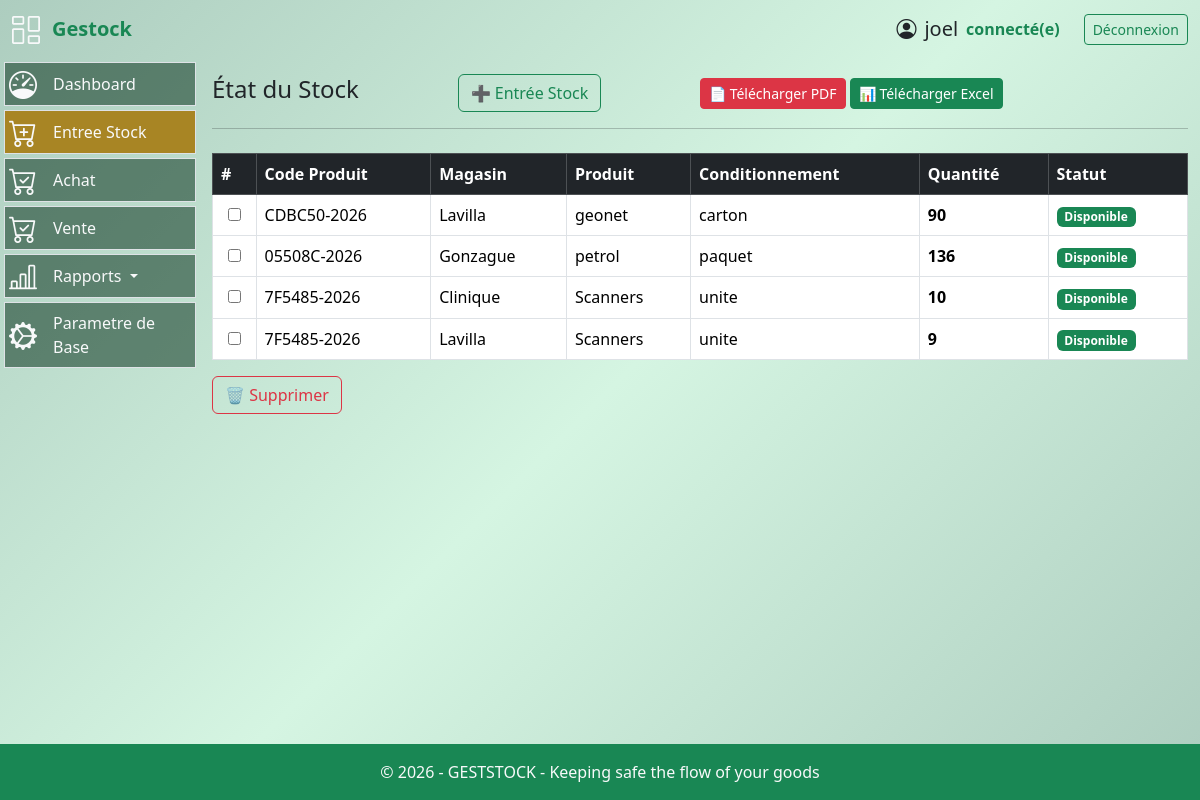
/stock (signed in), run on an earlier commit of the app's database.
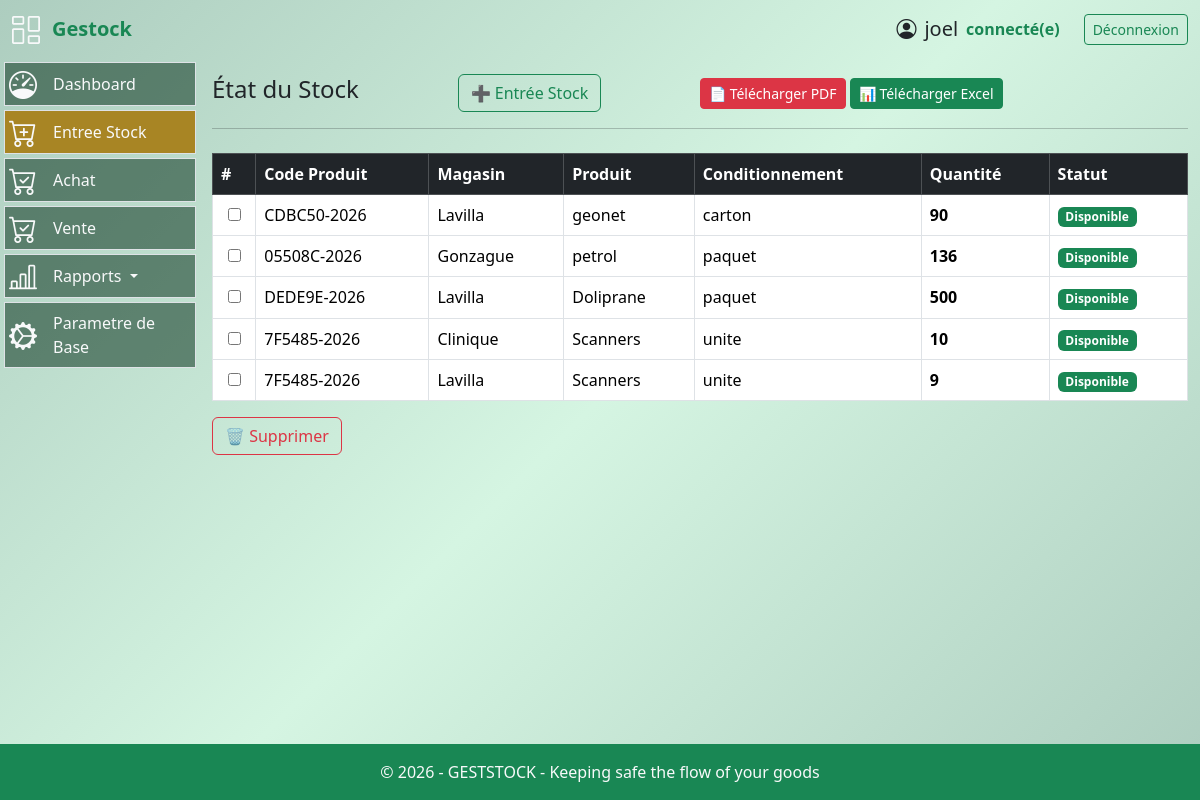
And on a later commit of the database.
### models.py (models this page shows, shortened)
class User(UserMixin, db.Model):
  id = db.Column(db.Integer, primary_key=True)
  username = db.Column(db.String(64), index=True, nullable=False)
  email = db.Column(db.String(120), unique=True, nullable=False)
  password_hash = db.Column(db.String(256))
  role = db.Column(db.String(20), nullable=False, default='operateur')
  joined_at = db.Column(db.DateTime(), default = datetime.now(timezone.utc), index = True)
  must_change_password = db.Column(db.Boolean, default=False)
  __table_args__ = (
      db.UniqueConstraint('email', name='uq_user_email'),
  )

class Stock(db.Model):
    id = db.Column(db.Integer, primary_key=True)
    produit_id = db.Column(
        db.Integer,
        db.ForeignKey("produit.id"),
        nullable=False
    )
    numero_lot = db.Column(db.String(120), nullable=False)
    quantite = db.Column(db.Integer, nullable=False, default=0)
    seuil_alerte = db.Column(db.Integer, default=5)
    date_creation = db.Column(db.DateTime(), default = datetime.now(timezone.utc), index = True)
    type_conditionnement = db.Column(
    db.Enum(
        TypeConditionnement,
        values_callable=lambda x: [e.value for e in x],
        name="typeconditionnement"
    ),
    nullable=False  # a remplacer par False apres render ok
    )
    magasin_id = db.Column(db.Integer, db.ForeignKey("magasin.id"), nullable=False)
    __table_args__ = (
    db.UniqueConstraint("produit_id", "magasin_id", "type_conditionnement", name="uix_stock_unique"),
)

class Produit(db.Model):
  id = db.Column(db.Integer, primary_key=True)
  nom_produit = db.Column(db.String(128), nullable=False,index=True)
  code_produit = db.Column(db.String(256), nullable=False, unique=True)
  description = db.Column(db.String(256), nullable=False)
  image = db.Column(db.String(255), nullable=True)
  stocks = db.relationship("Stock", backref="produit", lazy=True)
  lignes_bon = db.relationship(
    "LigneBonCommande",
    back_populates="produit",
    cascade="all, delete-orphan"
)

class Magasin(db.Model):
    id = db.Column(db.Integer, primary_key=True)
    nom = db.Column(db.String(120), unique=True, nullable=False)
    stocks = db.relationship("Stock", backref="magasin", lazy=True)

### routes.py (the view)
@app.route("/stock", methods=["GET"])
@login_required
def etat_stock():
    produits_all = Produit.query.order_by(Produit.nom_produit).all()
    magasins = Magasin.query.order_by(Magasin.nom).all()
    stocks = (
        Stock.query
        .join(Produit)
        .filter(Stock.quantite > 0)
        .order_by(Stock.numero_lot)
        .all()
    )
    return render_template(
        "ajout_stock.html",   # ta page unique
        stocks=stocks,
        produits_all=produits_all,
        magasins=magasins
    )

### routes.py (called while the page is built)
@app.after_request
def disable_cache(response):
    response.headers["Cache-Control"] = "no-store, no-cache, must-revalidate, private"
    response.headers["Pragma"] = "no-cache"
    response.headers["Expires"] = "0"
    return response

@login_manager.user_loader
def load_user(user_id):
    return User.query.get(int(user_id))

@app.context_processor
def utility_processor():
    def is_active(prefix):
        return request.endpoint and prefix in request.endpoint
    return dict(is_active=is_active)

### templates/ajout_stock.html (shortened to what this page needs)
{% extends "base.html" %}
{% block content %}
<div class="py-3">
  <div class="col-12 d-flex justify-content-between align-items-center">
    <h4>État du Stock</h4>
    <button class="btn btn-outline-success"
            data-bs-toggle="modal"
            data-bs-target="#addAchatModal">
      ➕ Entrée Stock
    </button>
    <div class="col-6">
      <a href="{{ url_for('etat_stock_pdf') }}" class="btn btn-danger btn-sm" target="_blank">
      📄 Télécharger PDF
      </a>
      <a href="{{ url_for('etat_stock_excel') }}" class="btn btn-success btn-sm">
          📊 Télécharger Excel
      </a>
    </div>
  </div>
  <hr>
  {% if stocks %}
  <form action="{{ url_for('delete_lot') }}" method="post">
    <div class="table-responsive" style="max-height: 330px; overflow-y: auto;">
      <table class="table w-100 caption-top table-bordered px-1 align-middle table-responsive my-2">
        <thead class="table-dark">
          <tr>
            <th>#</th>
            <th>Code Produit</th>
            <th>Magasin</th>
            <th>Produit</th>
            <th>Conditionnement</th>
            <th>Quantité</th>
            <th>Statut</th>
          </tr>
        </thead>
        <tbody>
        {% for s in stocks %}
          <tr class="stock-row"
              data-id="{{ s.id }}"
              data-magasin="{{ s.magasin.id }}"
              data-produit="{{ s.produit.id }}"
              data-quantite="{{ s.quantite }}"
              data-conditionnement="{{ s.type_conditionnement.value }}"
              style="cursor:pointer">
            <td class="text-center align-middle">
              <input type="checkbox"
                     name="stock_ids[]"
                     value="{{ s.id }}">
            </td>
            <td>{{ s.produit.code_produit }}</td>
            <td>{{ s.magasin.nom }}</td>
            <td>{{ s.produit.nom_produit }}</td>
            <td>{{ s.type_conditionnement.value }}</td>
            <td class="fw-bold">{{ s.quantite }}</td>
            <td>
              {% if s.quantite == 0 %}
                <span class="badge bg-danger">Rupture</span>
              {% elif s.quantite < s.seuil_alerte %}
                <span class="badge bg-warning text-dark">Faible</span>
              {% else %}
                <span class="badge bg-success">Disponible</span>
              {% endif %}
            </td>
          </tr>
        {% endfor %}
        </tbody>
      </table>
    </div>
    <button type="submit"
            class="btn btn-outline-danger mt-2"
            onclick="return confirm('Supprimer les éléments sélectionnés ?')">
      🗑 Supprimer
    </button>
  </form>
  {% else %}
    <div class="alert alert-warning text-center mt-3">
      Aucun produit en stock pour le moment.
    </div>
  {% endif %}
</div>
{% endblock %}

### templates/base.html (shortened to what this page needs)
<!DOCTYPE html>
<html lang="fr">
<head>
    <link rel="stylesheet" href="/static/style/styles.css">
    <link rel="stylesheet" href="{{ url_for('static', filename='css/bootstrap.min.css') }}">
    <link rel="stylesheet" href="{{ url_for('static', filename='style/styles.css') }}">
    <link rel="stylesheet" href="https://cdn.jsdelivr.net/npm/bootstrap-icons@1.11.3/font/bootstrap-icons.css">
</head>
<body class="d-flex flex-column min-vh-100 bg-gradient-success">
    <header class="container-fluid py-2">
        <div class="row align-items-between">
            <div class="col-2 gap-2 d-flex align-items-center">
                    <i class="bi bi-columns-gap text-light fs-3"></i>
                <span class="fs-5 px-1 fw-semibold text-success">
                    Gestock
                </span>
            </div>
            <div class="col-10 d-flex gap-4 justify-content-end align-items-center">
                {% if current_user.is_authenticated %}
                    <div class="d-flex justify-content-end align-items-center ">
                        <span class="fs-5 d-flex justify-content-end mx-2 align-items-center">
                            <i class="bi bi-person-circle fs-5 mx-2"></i>
                            {{ current_user.username }}
                        </span>
                        <span class="fs-6 fw-semibold text-success">connecté(e)</span>
                    </div>
                    <div>
                        <a href="{{ url_for('logout') }}" class="btn btn-sm btn-outline-success">
                            Déconnexion
                        </a>
                    </div>
                {% endif %}
            </div>
        </div>
    </header>
    <main class="container-fluid flex-fill">
            <div class="row">
                {% if current_user.is_authenticated %}
                {% if request.path.startswith('/gestion_materiel') %}
                <nav class="col-3 col-md-2 p-1">
                            {% set active_pages = ['paiement', 'produit', 'client', 'dashboard', 'transaction', 'facture', 'stock', 'user'] %}
                        <ul class="nav flex-column gap-1">
                            {% if current_user.role in ["admin","operateur"] %}
                            <li class="nav-item  px-1  {{ 'active bg-nav2' if is_active('client') else '' }}
                                bg-nav-hover bg-nav border d-flex flex-fill justify-content-start align-items-center">
                                <i class="bi bi-person-standing text-light fs-3"></i>
                                <a class="nav-link active text-light" href="{{ url_for('client') }}">Gestion Clients</a>
                            </li>
                            <li class="{{ 'active bg-nav2' if is_active('produit') else '' }} nav-item bg-nav-hover bg-nav px-1 border d-flex flex-fill justify-content-start align-items-center">
                                <i class="bi bi-bag-fill text-light fs-3"></i>
                                <a class="nav-link text-light" href="{{url_for('produit')}}">Gestion Produits</a>
                            </li>
                            <li class="{{ 'active bg-nav2' if is_active('liste_vendeurs') else '' }} nav-item bg-nav-hover bg-nav px-1 border d-flex flex-fill justify-content-start align-items-center">
                                <i class="bi bi-bag-fill text-light fs-3"></i>
                                <a class="nav-link text-light" href="{{url_for('liste_vendeurs')}}">Gestion Vendeurs</a>
                            </li>
                            {% endif %}
                            {% if current_user.role == "admin" %}
                            <li class="{{ 'bg-nav2' if is_active('compagnie') else '' }} nav-item bg-nav-hover bg-nav px-1 border d-flex flex-fill justify-content-start align-items-center">
                                <i class="bi bi-building fs-3 text-light"></i>
                                <a class="nav-link text-light" href="{{url_for('compagnie')}}">Ma Compagnie</a>
                            </li>
                            <li class="{{ 'bg-nav2' if is_active('user') else '' }} nav-item bg-nav-hover bg-nav px-1 border d-flex flex-fill justify-content-start align-items-center">
                                <i class="bi bi-people fs-3 text-light"></i>
                                <a class="nav-link text-light" href="{{url_for('user')}}">Gestion Utilisateurs</a>
                            </li>
                            {% endif %}
                            {% if current_user.role in ["admin","operateur"] %}
                            <li class="nav-item bg-nav-hover bg-nav px-1 border d-flex flex-fill justify-content-start align-items-center">
                                <i class="bi bi-arrow-left-square-fill text-light fs-3"></i>
                                {% if current_user.role == "admin" %}
                                <a class="nav-link text-light"  href="{{url_for('dashboard')}}">Retour</a>
                                {% else %}
                                <a class="nav-link text-light"  href="{{url_for('etat_stock')}}">Retour</a>
                                {% endif %}
                            </li>
                            {% endif %}
                        </ul>
                    </nav>
                    {% else %}
                    <nav class="col-3 col-md-2 p-1">
                        <ul class="nav flex-column gap-1">
                            {% if current_user.role == "admin" %}
                            <li class=" {{ 'bg-nav2' if is_active('dashboard') else '' }} nav-item bg-nav-hover bg-nav px-1 border d-flex flex-fill justify-content-start align-items-center">
                                <i class="bi bi-speedometer text-light fs-3"></i>
                                <a class="nav-link active text-light" href="{{ url_for('dashboard') }}">Dashboard</a>
                            </li>
                            {% endif %}
                            {% if current_user.role in ["admin","operateur"] %}
                            <li class=" {{ 'bg-nav2' if is_active('etat_stock') else '' }} nav-item bg-nav-hover bg-nav px-1 border d-flex flex-fill justify-content-start align-items-center">
                                <i class="bi-cart-plus text-light fs-3"></i>
                                <a class="nav-link text-light" href="{{url_for('etat_stock')}}">Entree Stock</a>
                            </li>
                            {% endif %}
                            {% if current_user.role == "admin" %}
                            <li class="{{ 'bg-nav2' if is_active('nouvelle_achat') else '' }} nav-item bg-nav-hover bg-nav px-1 border d-flex flex-fill justify-content-start align-items-center">
                                <i class="bi-cart-check text-light fs-3"></i>
                                <a class="nav-link text-light" href="{{url_for('nouvelle_achat')}}">Achat</a>
                            </li>
                            <li class="{{ 'bg-nav2' if is_active('nouvelle_vente') else '' }} nav-item bg-nav-hover bg-nav px-1 border d-flex flex-fill justify-content-start align-items-center">
                                <i class="bi-cart-check text-light fs-3"></i>
                                <a class="nav-link text-light" href="{{url_for('nouvelle_vente')}}">Vente</a>
                            </li>
                            <li class="nav-item dropdown
                                {{ 'bg-nav2' if is_active('rapport_stock')
                                    or is_active('rapport_vendeur')
                                    or is_active('rapport_client')
                                    or is_active('etat_propositions') else '' }} bg-nav-hover bg-nav px-1 border d-flex flex-fill justify-content-start align-items-center" >
                                <i class="bi bi-bar-chart-line text-light fs-3"></i>
                                <a class="nav-link dropdown-toggle text-light"
                                href="#"
                                role="button"
                                data-bs-toggle="dropdown"
                                aria-expanded="false">
                                    Rapports
                                </a>
                            </li>
                            {% endif %}
                            {% if current_user.role in ["admin","operateur"] %}
                            <li class="nav-item bg-nav-hover bg-nav px-1 border d-flex flex-fill justify-content-start align-items-center">
                                <i class="bi bi-gear-wide-connected text-light fs-3"></i>
                                <a class="nav-link text-light" href="{{url_for('client')}}">Parametre de Base</a>
                            </li>
                            {% endif %}
                        </ul>
                    </nav>
                    {% endif %}
                 {% endif %}
                  <section class="{% if current_user.is_authenticated %}col-9 col-md-10{% else %}col-12{% endif %}">
                     {% block content %}{% endblock %}
                  </section>
             </div>
    </main>
    <footer class="bg-success text-light text-center py-3 mt-auto">
        <p class="mb-0">© 2026 - GESTSTOCK - Keeping safe the flow of your goods </p>
    </footer>
</body>
</html>

### static/style/styles.css (style rules this page uses)
body,html { min-height: 100%; }
.bg-gradient-success { background: linear-gradient(135deg, #adcdbf, #d5f5e2, #adcdbf); }
.bg-nav { background-color: #113a248f; }
.bg-nav2 { background-color: #a88524; }

What changed in the data, as far as the page shows it:
added Stock: produit.code_produit "DEDE9E-2026", magasin.nom "Lavilla", produit.nom_produit "Doliprane", type_conditionnement.value "paquet", quantite "500", seuil_alerte "Disponible"
